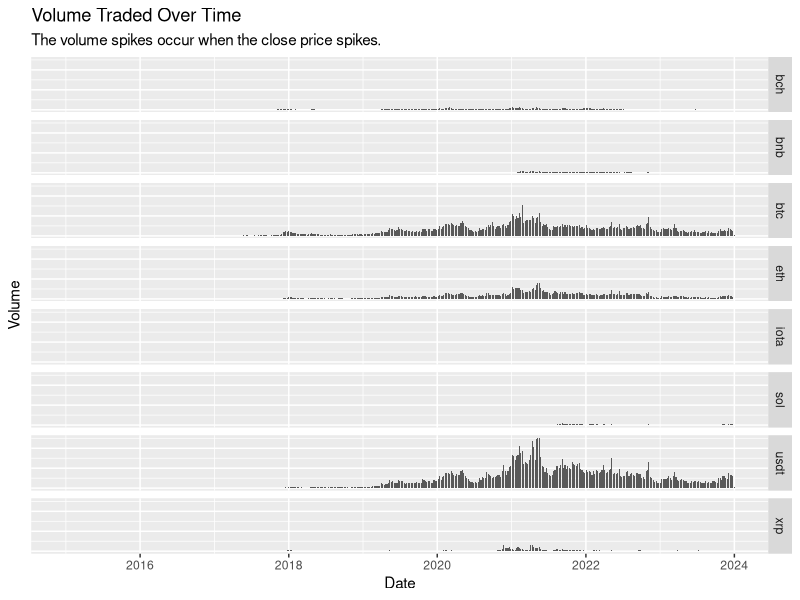

The R source for this figure:
## ---- chunk 1
#| label: setup
#| message: false
# Load tidyverse package
library(tidyverse)
library(dplyr)


# Load all of the currency data from .csv's
bch <- read_csv("data/BCH-USD.csv")
bnb <- read_csv("data/BNB-USD.csv")
btc <- read_csv("data/BTC-USD.csv")
eth <- read_csv("data/ETH-USD.csv")
iota <- read_csv("data/IOTA-USD.csv")
sol <- read_csv("data/SOL-USD.csv")
usdt <- read_csv("data/USDT-USD.csv")
xrp <- read_csv("data/XRP-USD.csv")

bch$Ticker <- 'bch'
bnb$Ticker <- 'bnb'
btc$Ticker <- 'btc'
eth$Ticker <- 'eth'
iota$Ticker <- 'iota'
sol$Ticker <- 'sol'
usdt$Ticker <- 'usdt'
xrp$Ticker <- 'xrp'
## ---- chunk 2
#| label: combineData
# Create an empty data frame to store combined data
combined_data <- rbind(bch,bnb,btc,eth,iota,sol,usdt,xrp)


## ---- chunk 3
combined_data |>
ggplot(aes(x = Date, y = Volume)) +
  geom_bar(stat = "identity") +
  labs(title = "Volume Traded Over Time", x = "Date", y = "Volume", subtitle = "The volume spikes occur when the close price spikes.")+
  theme(axis.ticks.y=element_blank(), axis.text.y = element_blank())+
   facet_grid(rows = vars(Ticker))
